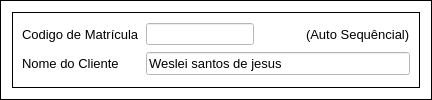
            <widget class="QFrame" name="frame_3">
             <property name="styleSheet">
              <string notr="true">background-color: rgb(255, 255, 255);</string>
             </property>
             <property name="frameShape">
              <enum>QFrame::Box</enum>
             </property>
             <property name="frameShadow">
              <enum>QFrame::Plain</enum>
             </property>
             <layout class="QGridLayout" name="gridLayout_6">
              <item row="0" column="0">
               <widget class="QFrame" name="frame_24">
                <property name="frameShape">
                 <enum>QFrame::Box</enum>
                </property>
                <property name="frameShadow">
                 <enum>QFrame::Plain</enum>
                </property>
                <layout class="QGridLayout" name="gridLayout_11">
                 <item row="0" column="1">
                  <widget class="QLineEdit" name="codMatricula">
                   <property name="enabled">
                    <bool>false</bool>
                   </property>
                   <property name="toolTip">
                    <string>Auto Sequêncial</string>
                   </property>
                   <property name="styleSheet">
                    <string notr="true">background-color: rgb(255, 255, 255);</string>
                   </property>
                  </widget>
                 </item>
                 <item row="1" column="1" colspan="3">
                  <widget class="QLineEdit" name="nomeCliente">
                   <property name="font">
                    <font>
                     <family>Arial</family>
                     <pointsize>10</pointsize>
                    </font>
                   </property>
                   <property name="styleSheet">
                    <string notr="true">background-color: rgb(255, 255, 255);</string>
                   </property>
                   <property name="text">
                    <string>Weslei santos de jesus</string>
                   </property>
                  </widget>
                 </item>
                 <item row="0" column="3">
                  <widget class="QLabel" name="label_37">
                   <property name="font">
                    <font>
                     <family>Arial</family>
                     <pointsize>10</pointsize>
                    </font>
                   </property>
                   <property name="styleSheet">
                    <string notr="true">color: rgb(0, 0, 0);</string>
                   </property>
                   <property name="text">
                    <string>(Auto Sequêncial)</string>
                   </property>
                  </widget>
                 </item>
                 <item row="0" column="0">
                  <widget class="QLabel" name="label">
                   <property name="font">
                    <font>
                     <family>Arial</family>
                     <pointsize>10</pointsize>
                    </font>
                   </property>
                   <property name="text">
                    <string>Codigo de Matrícula</string>
                   </property>
                  </widget>
                 </item>
                 <item row="1" column="0">
                  <widget class="QLabel" name="label_14">
                   <property name="font">
                    <font>
                     <family>Arial</family>
                     <pointsize>10</pointsize>
                    </font>
                   </property>
                   <property name="text">
                    <string>Nome do Cliente</string>
                   </property>
                  </widget>
                 </item>
                 <item row="0" column="2">
                  <spacer name="horizontalSpacer">
                   <property name="orientation">
                    <enum>Qt::Horizontal</enum>
                   </property>
                   <property name="sizeHint" stdset="0">
                    <size>
                     <width>40</width>
                     <height>20</height>
                    </size>
                   </property>
                  </spacer>
                 </item>
                </layout>
               </widget>
              </item>
             </layout>
            </widget>
